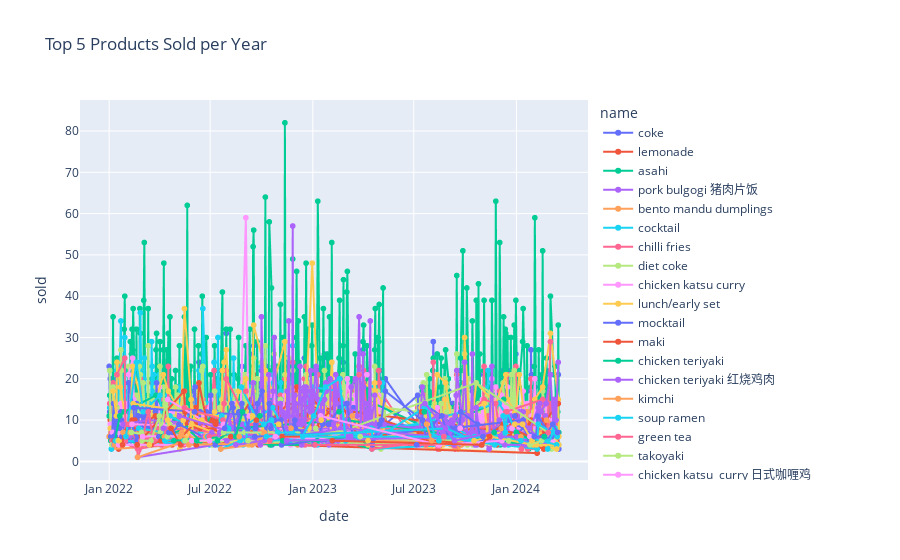

This figure's notebook cell:
### Code cell
px.line(
    df.sort_values("sold", ascending=False)
    .groupby(["date"])
    .head(5)
    .sort_values("date"),
    x="date",
    y="sold",
    color="name",
    markers=True,
    title="Top 5 Products Sold per Year"
)
